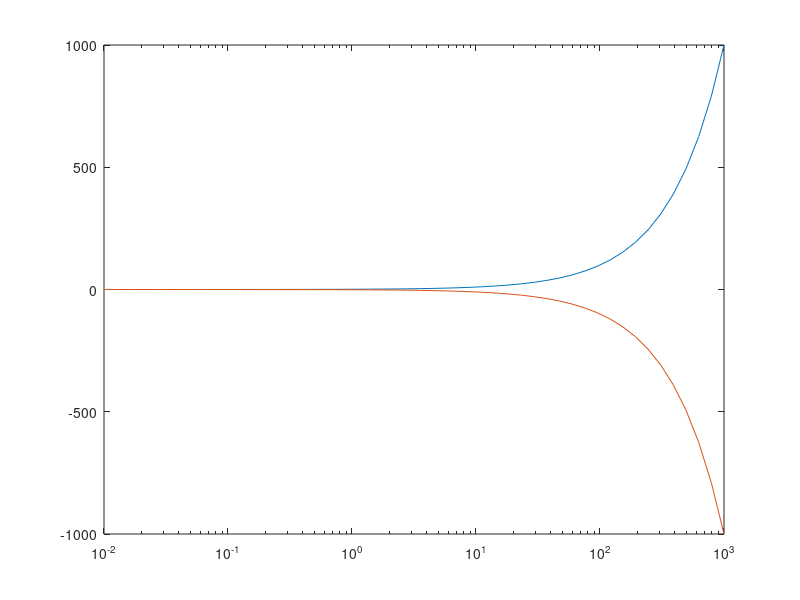

Recreate this plot in MATLAB. (Note: this script raises an error after producing the figure.)
x = logspace(-2,3);
% generate a row vector x of 50 logarithmically spaced points between decades 10^-2 and 10^3
y1 = x;
% assign x to y1
y2 = -x;
% assign -x to y2
slg = semilogx(x,y1,x,y2);
% plot two lines by passing comma-separated x-y pairs to semilogx
slg(1).LineWidth = 3;
% Change the width of the first line to 4
slg(2).Color = [0.4 0 1];
% and change the color of the second line to purple